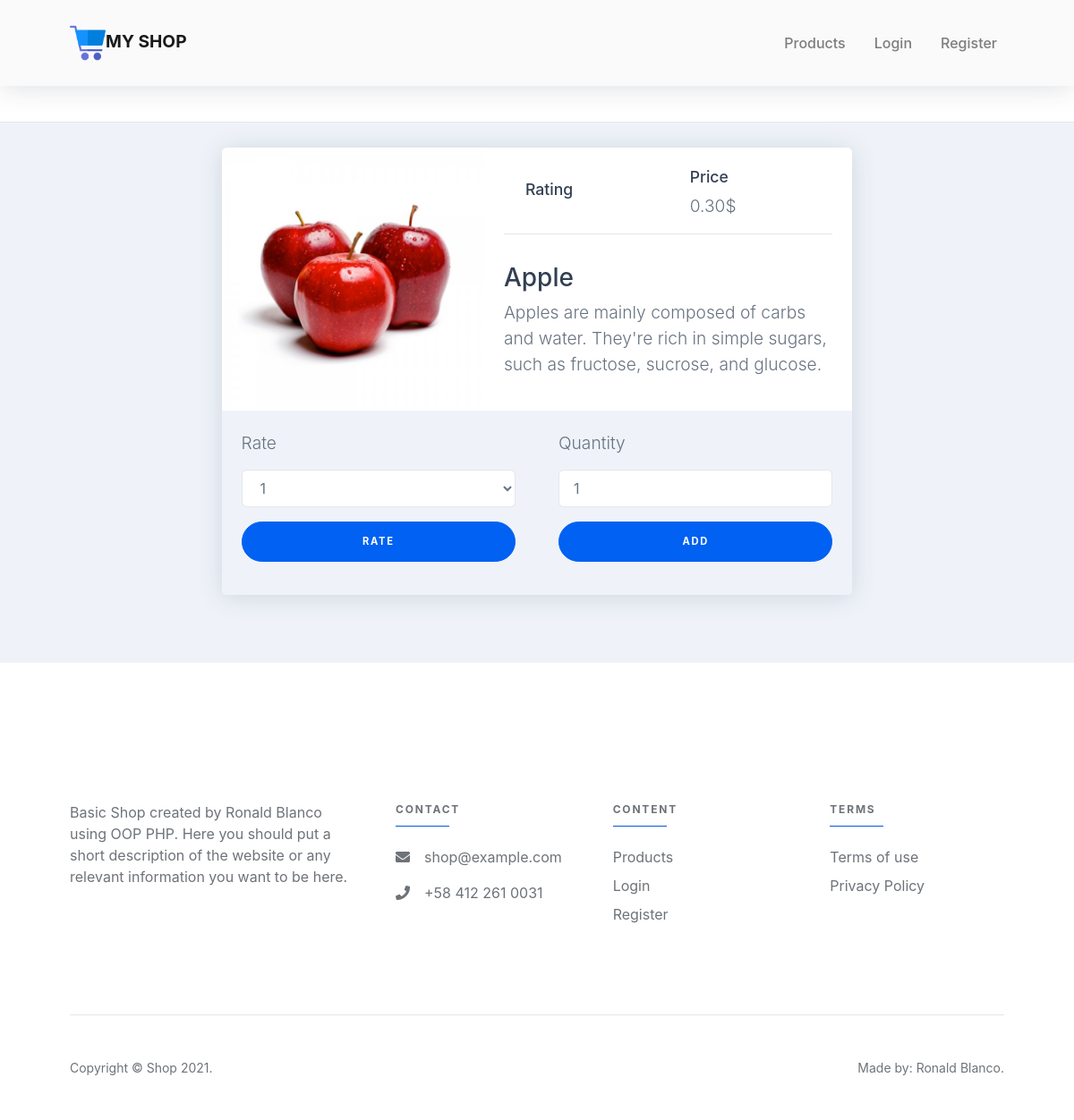
The app's page /product/3 with its own data.
### tables this page shows
CREATE TABLE `products` (
  `id` int(11) NOT NULL,
  `name` varchar(45) NOT NULL,
  `description` text NOT NULL,
  `price` decimal(12,2) NOT NULL,
  `img` varchar(100) DEFAULT NULL
);

### Classes/Controller.php (called while the page is built, shortened)
<?php
abstract class Controller
{
    public function render($view,Array $data = null)
    {
        require_once "Views/{$view}.php";
        require_once "Views/Layouts/BaseLayout.php";
    }
}

### Controllers/ProductController.php (called while the page is built, shortened)
<?php
require_once 'models/product.php';
class ProductController extends Controller
{
    public function Show($params)
    {
        $id = $params['id'];
        $product = (new Product())->id($id);
        $this->render('product',['product' => $product]);
    }
}

### Routes/Routes.php (called while the page is built, shortened)
<?php
class Routes
{
    function __construct()
    {
        (new Dispatcher())
            ->routing('/', function ()
            {
                (new ProductController())->Index();
            })
            ->routing('/products', function()
            {
                (new ProductController())->Index();
            })
            ->routing('/product/{id}', function($params)
            {
                (new ProductController())->Show($params);
            })
            ->routing('/login', function()
            {
                (new LoginController)->index();
            })
            ->routing('/user/login',function()
            {
                (new LoginController)->login();
            })
            ->routing('/register', function()
            {
                (new UserController)->create();
            })
            ->routing('/user/create',function()
            {
                (new UserController)->store();
            })
            ->routing('/logout',function()
            {
                (new LoginController)->Logout();
            })
            ->routing('/mycart', function()
            {
                (new CartController)->Index();
            })
            ->routing('/purchases',function()
            {
                (new CartController)->purchased();
            })
            ->routing(('/add/{id}'),function($params)
            {
                (new CartController)->add($params);
            })
            ->routing(('/remove/{id}'),function($params)
            {
                (new CartController)->remove($params);
            })
            ->routing(('/pay'),function($params)
            {
                (new CartController)->pay($params);
            })
            ->routing('/rating/{id}',function ($params)
            {
                (new RatingController)->getRating($params);
            })
            ->routing('/rate/{id}',function ($params)
            {
                (new RatingController)->rate($params);
            })
            ->dispatch();
    }
}

### Classes/Dispatcher.php (called while the page is built)
<?php
require_once 'router.php';
class Dispatcher
{
    private $router;
    function __construct()
    {
        $this->router = new Router();
    }
    public final function dispatch()
    {
        $url = isset($_GET['url']) ? $_GET['url']: '';
        $url = rtrim($url, '/');
        $this->router->route(
            $_SERVER['REQUEST_METHOD'],
            $url,
            $_REQUEST);
    }
    public final function routing($pattern, $action)
    {
        $this->router->addRouting($pattern, $action);
        return $this;
    }
}

### index.php (called while the page is built, shortened)
<?php
require_once 'config/config.php';
require_once 'classes/controller.php';
require_once 'classes/model.php';
require_once 'Routes/Routes.php';
require_once 'controllers/productcontroller.php';
$app = new Routes();
?>

### Config/Database.php (called while the page is built, shortened)
<?php
require_once 'config.php';
class Database
{
    public function __construct()
    {
        $this->conf = new Config();
    }
    public function connect()
    {
        $strconn = driver.":host=".host.";port=".port.";dbname=".database.";charset=".charset."";
        $pdo = new PDO($strconn,user,password);
        $pdo->setAttribute(PDO::ATTR_ERRMODE, PDO::ERRMODE_EXCEPTION);
        return $pdo;
    }
}

### Config/Config.php (called while the page is built, shortened)
<?php
class Config
{
    final function database()
    {
        return
        [
            'driver'   => 'mysql',
            'host'     => '127.0.0.1',
            'port'     => '3306',
            'user'     => 'root',
            'password' => '',
            'database' => 'shop',
            'charset'  => 'utf8mb4',
        ];
    }
}

### Classes/Model.php (called while the page is built, shortened)
<?php
require_once 'config/database.php';
require_once 'QueryHelper.php';
class Model
{
    protected $db;
    protected $table;
    protected $helper;
    public function __construct()
    {
        $this->conn = new Database();
        $this->db = $this->conn->connect();
        $this->helper = new QueryHelper();
    }
    public function setTable($table)
    {
        $this->table = $table;
    }
    public function id($id)
    {
        $query = $this->db->query("SELECT * FROM {$this->table} WHERE id = '{$this->helper->Filter($id)}' ");
        $data = $query->fetch(PDO::FETCH_ASSOC);
        return $data;
    }
}

### Classes/QueryHelper.php (called while the page is built, shortened)
<?php
class QueryHelper
{
    public function Filter($str)
    {
        $chars = array("update", "delete", "insert", "truncate", "select", "alter", "script");
        $charsReplace = array("up-da-te", "de-le-te", "in-ser-t", "trun-ca-te", "se-lec-t", "al-ter", "");
        return(str_replace($chars, $charsReplace, $str));
    }
}

### Views/product.php (the view, shortened to what this page needs)
<section class="bg-light py-1">
		<div class="container">
			<div class="row justify-content-center">
				<div class="col-xl-8 padding-0_75r mt-4 mb-4">
					<div class="card bg-white post-preview post-preview-featured mb-5">
					<div class="row no-gutters">
                    	<div class="col-lg-5">
							<div class="post-preview-featured-img" style="background-image: url(<?=$product['img'];?>);background-size: contain; "></div>
						</div>
						<div class="col-lg-7">
							<div class="card-body bg-white">
                            <div class="d-flex align-items-center">
                            <div class="col-md-6">
                                    <h5>Rating</h5>
									</div>
									<div class="col-md-6">
										<h5>Price</h5>
										<p class="card-text text-gray-600"><?=$product['price'];?>$</p>
									</div>
								</div>
								<hr>
								<div class="py-3">
									<h5 class="card-title"><?=$product['name']; ?></h5>
									<p class="card-text"><?= $product['description']; ?></p>
								</div>
							</div>
						</div>
					</div>
					<div class="card-body bg-light">
                        <div class="row allign-items-center">
                                <div class="col-md-6">
								<form id="form-rate-<?=$product['id']?>" action="<?=PATH?>/rate/<?=$product['id']?>" method="POST">
								<p class="card-text text-gray-600">Rate</p>
                                <p><select class="form-control" name="rating" id="rate">
                                <option value="1">1</option>
                                </select></p>
								</form>
                                </p><button onclick="rate(<?=$product['id']?>)" class="btn btn-primary btn-marketing btn-block rounded-pill " type="submit">Rate</button></p>
                                </div>
                                <div class="col-md-6">
								<form id="form-add-<?=$product['id']?>" action="<?=PATH?>/add/<?=$product['id']?>" method="POST">
                                <p class="card-text text-gray-600">Quantity</p>
                                <p><input class="form-control" type="number" name="quantity" id="" value="1"></p>
								</form>
                                <p><button onclick="add(<?=$product['id']?>)" class="btn btn-primary btn-marketing btn-block rounded-pill " type="submit">Add</button></p>
								</div>
                        </div>
					</div>
				</div>
			</div>
	</section>

### Classes/Router.php (shortened to what this page needs)
<?php
class Router
{
    private $routing = [];
    public final function addRouting($pattern, $action)
    {
        $this->routing[$pattern] = $action;
    }
    public final function route($method, $path, $params)
    {
        $path = "{$method} " . $this->withEscapedSlashes("/{$path}");
        foreach ($this->routing as $pattern => $handler)
        {
            $patternParams = $this->patternParams($pattern);
            if (!empty($patternParams))
            {
                $pattern = $this->withParams($pattern);
            }
            $pattern = $this->withEscapedSlashes($pattern);
            $pattern = $this->withMethod($pattern);
            $value =$this->requestMatches($pattern, $path, $patternParams, $params);
            if ($this->requestMatches($pattern, $path, $patternParams, $params))
            {
                $handler($params);
                return;
            }
        }
    }
    private function requestMatches($pattern, $path, $patternParams = [], &$params)
    {
       unset($params['url']);
        if (preg_match("/^{$pattern}$/i", $path, $matches))
        {
            if (!empty($patternParams))
            {
                for ($i = 0; $i < sizeof($patternParams); $i++)
                {
                    $params[$patternParams[$i]] = $matches[$i + 1];
                }
            }
            return true;
        }
        return false;
    }
    private function patternParams($pattern)
    {
        $matches = [];
        if (preg_match_all('/{(\w+)}/', $pattern, $matches))
        {
            return $matches[1];
        }
    }
    private function withEscapedSlashes($pattern)
    {
        return str_replace('/', ':', $pattern);
    }
    private function withMethod($pattern)
    {
        return !preg_match("/^[A-Z]+ .+$/i", $pattern) ? "{$_SERVER['REQUEST_METHOD']} {$pattern}" : $pattern;
    }
    private function withParams($pattern)
    {
        return preg_replace('/{\w+}/', '([^:]+)', $pattern);
    }
}

### resources/css/custom.css (style rules this page uses)
.padding-0_75r { padding-right: 0.75rem !important; padding-left: 0.75rem !important; }

### records on screen
products: img (picture), price "0.30", name "Apple", description "Apples are mainly composed of carbs and water. They're rich in simple sugars, such as fructose, sucrose, and glucose."
